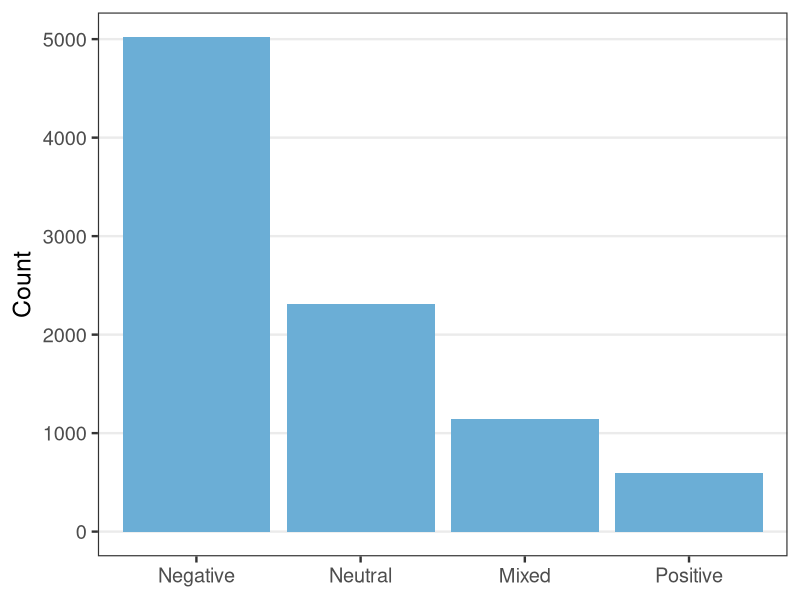
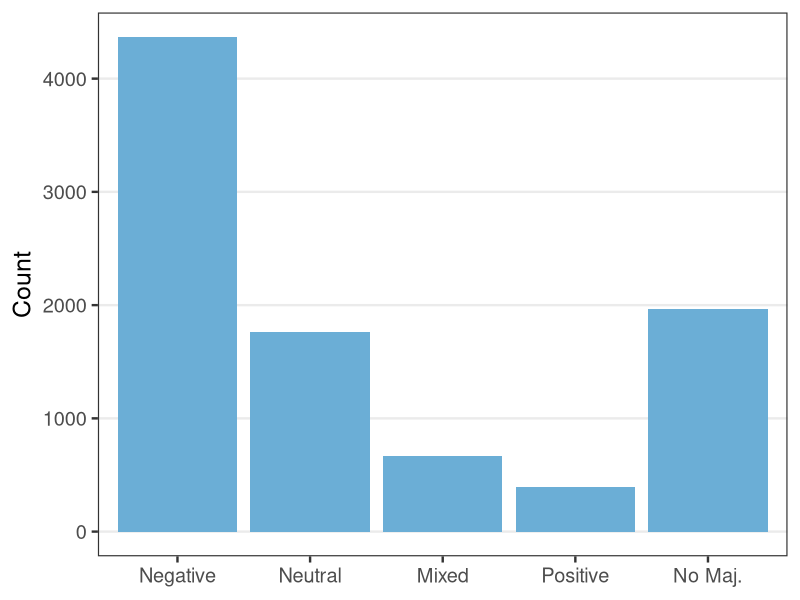
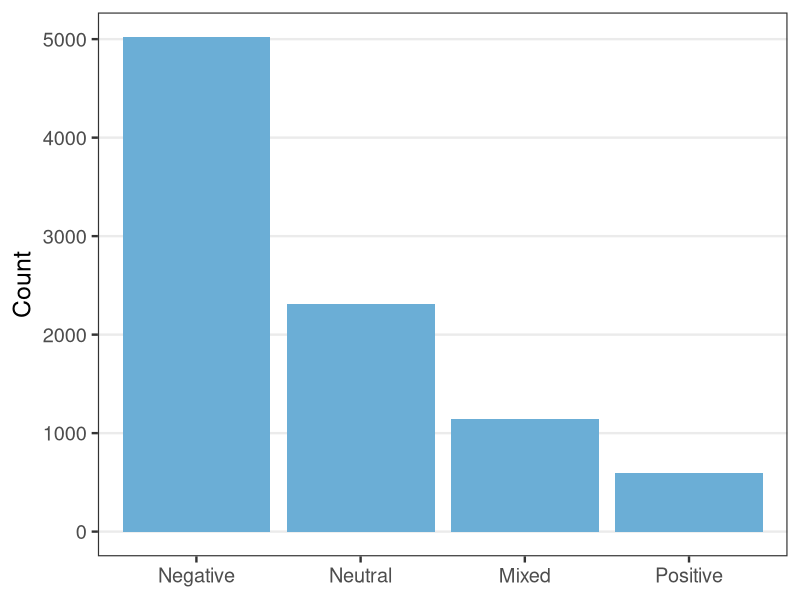
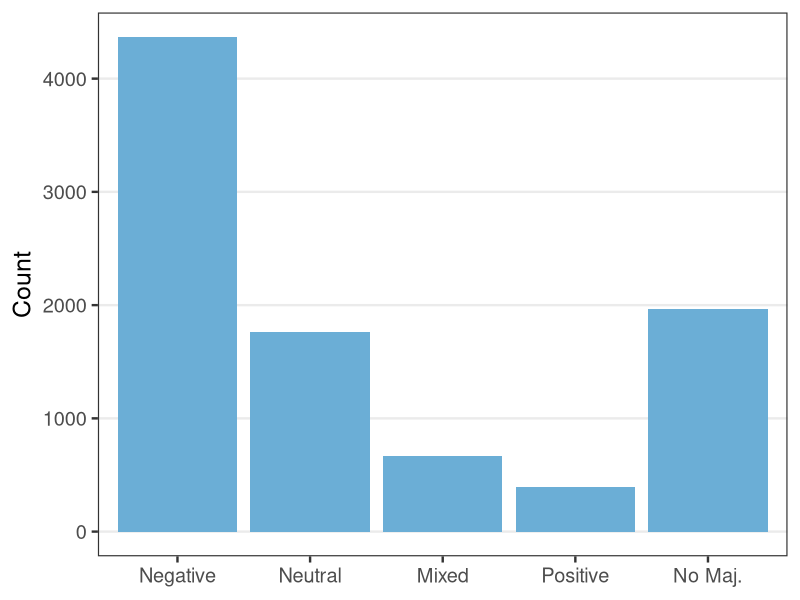

Write the R code that produced these figures, in order.
library(ggplot2)
library(RColorBrewer)


# http://colorbrewer2.org/#type=qualitative&scheme=Set2&n=3

df <- data.frame(Dataset=c("Negative", "Neutral", "Mixed", "Positive"),
                 Number=c(5020, 2311, 1146, 591))

df$Dataset <- factor(df$Dataset, c('Negative', 'Neutral', 'Mixed', 'Positive'))

p<-ggplot(data=df, aes(Dataset, Number)) +
  geom_bar(position = "dodge", stat="identity", fill=brewer.pal(7,"Blues")[4]) + 
  # geom_text(aes(label=round(Number, digits = 4)), position=position_dodge(width=0.9), vjust=-0.25) +
  theme_bw(base_size = 18) + 
  #  coord_cartesian(ylim = c(0.5, 0.75)) +
  theme(panel.grid.major.x = element_blank(), panel.grid.minor = element_blank(), axis.title.x=element_blank()) +
  labs(y = "Count")

p

ggsave(filename="class_dist_ynacc_sentiment.pdf", plot=p, width=5, height=5)



df <- data.frame(Dataset=c("Negative", "Neutral", "Mixed", "Positive", "No Maj."),
                 Number=c(4366, 1764, 665, 395, 1969))

df$Dataset <- factor(df$Dataset, c('Negative', 'Neutral', 'Mixed', 'Positive', "No Maj."))

p<-ggplot(data=df, aes(Dataset, Number)) +
  geom_bar(position = "dodge", stat="identity", fill=brewer.pal(7,"Blues")[4]) + 
  # geom_text(aes(label=round(Number, digits = 4)), position=position_dodge(width=0.9), vjust=-0.25) +
  theme_bw(base_size = 18) + 
  #  coord_cartesian(ylim = c(0.5, 0.75)) +
  theme(panel.grid.major.x = element_blank(), panel.grid.minor = element_blank(), axis.title.x=element_blank()) +
  labs(y = "Count")

p

ggsave(filename="class_dist_ynacc_sentiment_no_maj.pdf", plot=p, width=5, height=5)
